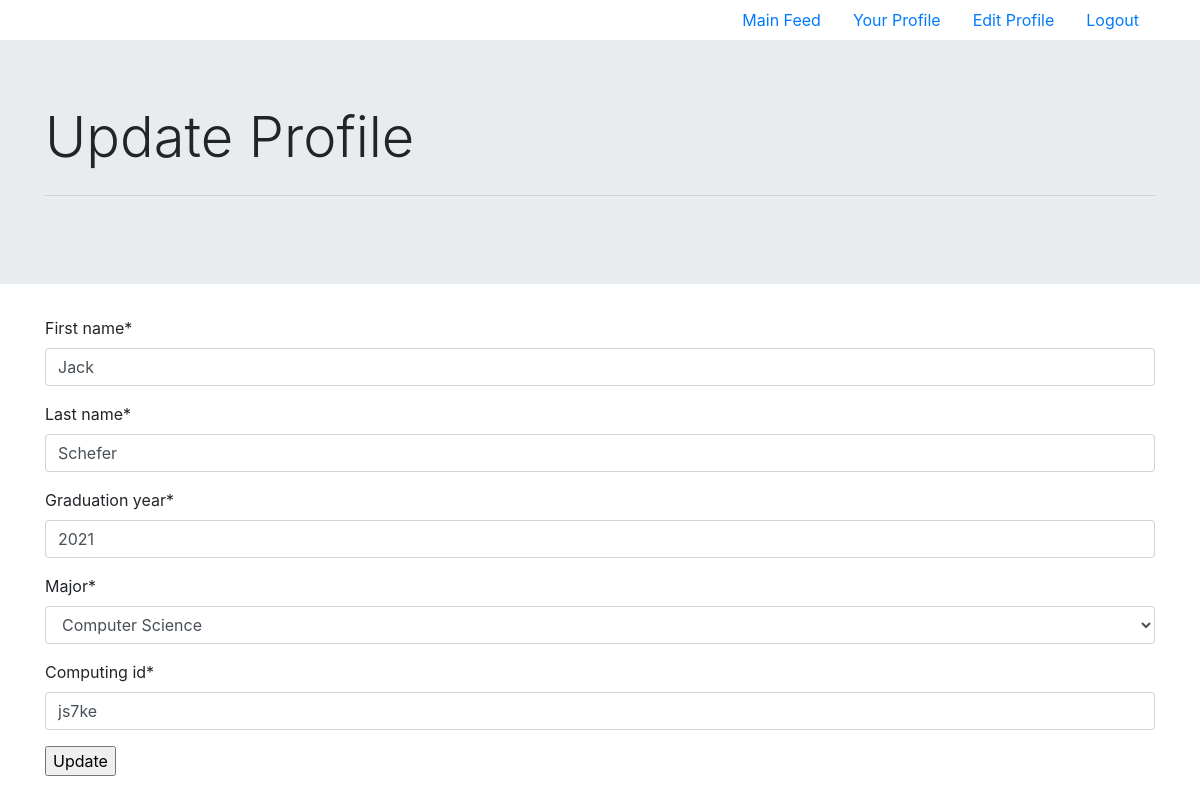
Before: /edit (signed in) with the older database file.
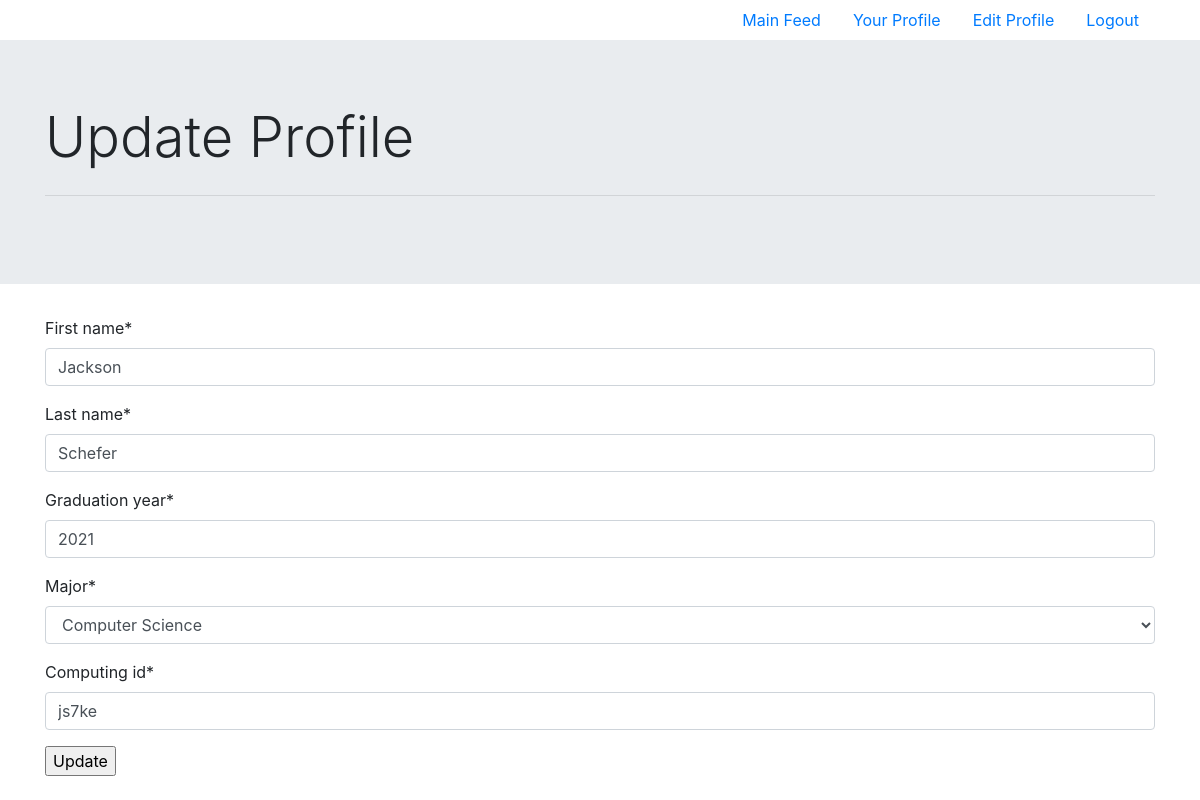
After: the same page with the newer database file.
### login/models.py (models this page shows, shortened)
class Profile(models.Model):
    user = models.OneToOneField(User, on_delete=models.CASCADE)
    first_name = models.CharField(max_length=50, default='')
    last_name = models.CharField(max_length=50, default='')
    graduation_year = models.PositiveSmallIntegerField(default=2000)
    major = models.CharField(max_length=100, choices=UVA_MAJOR_CHOICES, default='Undeclared')
    computing_id = models.CharField(max_length=7, default = '')

### pages/views.py (the view, shortened to what this page needs)
# urls.py: url(r'edit$', login_required(views.ProfileEditView.as_view()), name='edit_profile'),
class ProfileEditView(UpdateView):
    model = Profile
    fields = ['first_name', 'last_name', 'graduation_year', 'major', 'computing_id']
    template_name_suffix = '_update_form'
    def get_object(self):
        return self.request.user.profile

### login/templates/login/profile_update_form.html (shortened to what this page needs)
{% extends 'pages/authenticated.html' %}
{% load static %}
{% load crispy_forms_tags %}
{% block content %}
<div>
    <div class="jumbotron jumbotron-fluid">
        <div class="container">
            <h1 class="display-4">Update Profile</h1>
            <hr class="my-4">
        </div>
    </div>
    <div class="container">
		<form method="post">
			{{ form|crispy }}
			<input type="submit" value="Update">
		</form>
    </div>
</div>
{% endblock %}

Changed rows visible on the page:
changed Profile "Schefer": first_name "Jack" → "Jackson"
